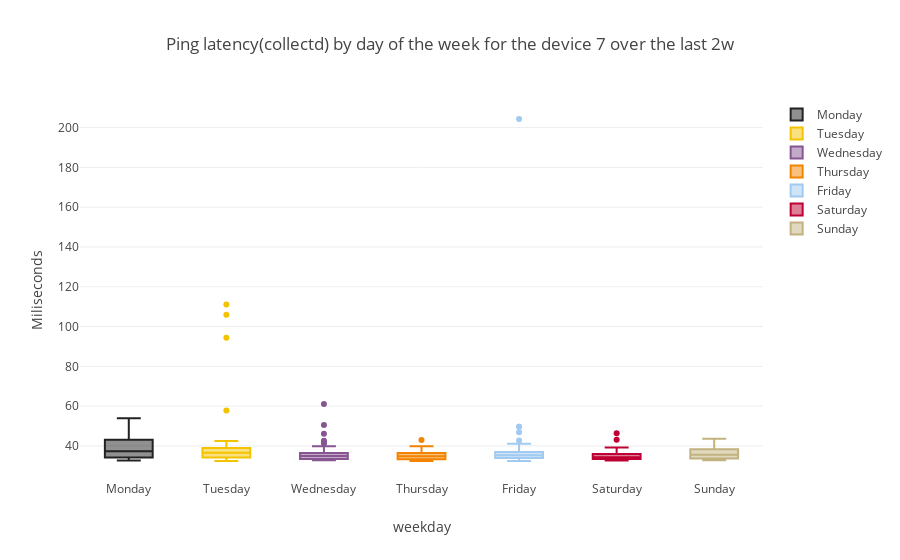

Notebook code for this chart:
### Code cell
device_number=7
subset=ping_hourly_dataframe[ping_hourly_dataframe["SK_PI"]==device_number]
simple_boxplot(dataframe=subset,plot_value='mean',sort_value='weekday',
               title="Ping latency(collectd) by day of the week for the device "+str(device_number)+" over the last "+time_interval, 
               ytitle="Miliseconds",weekdays=True)
